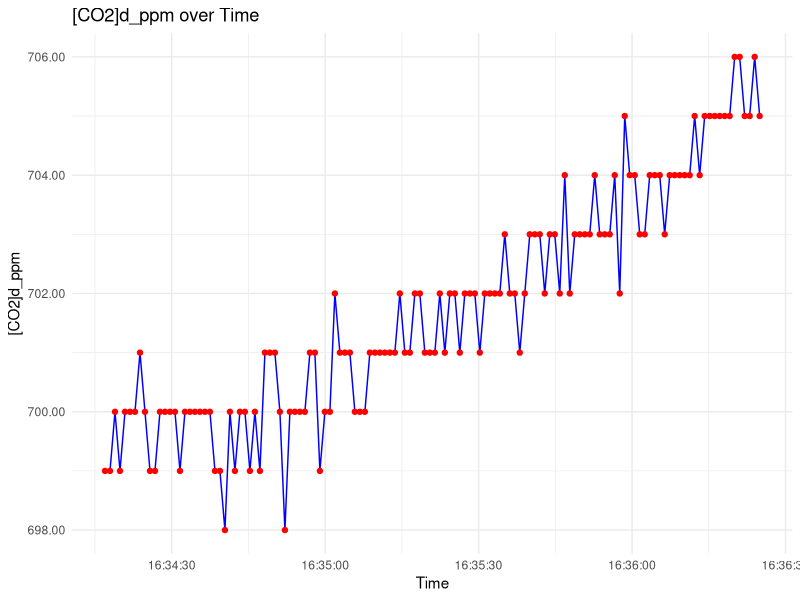
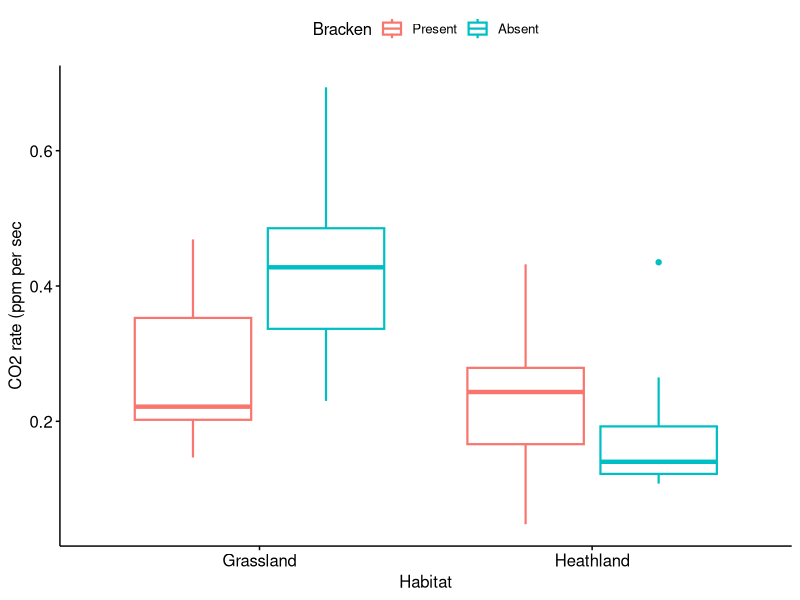
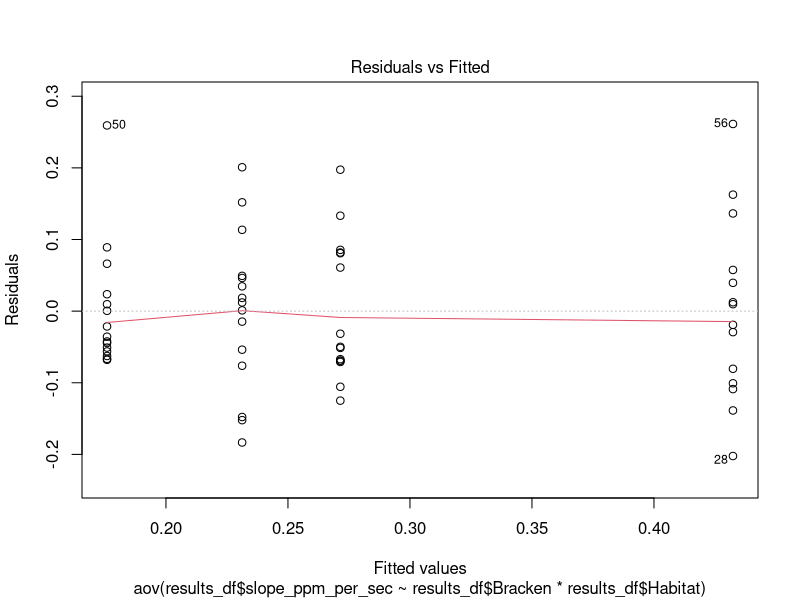
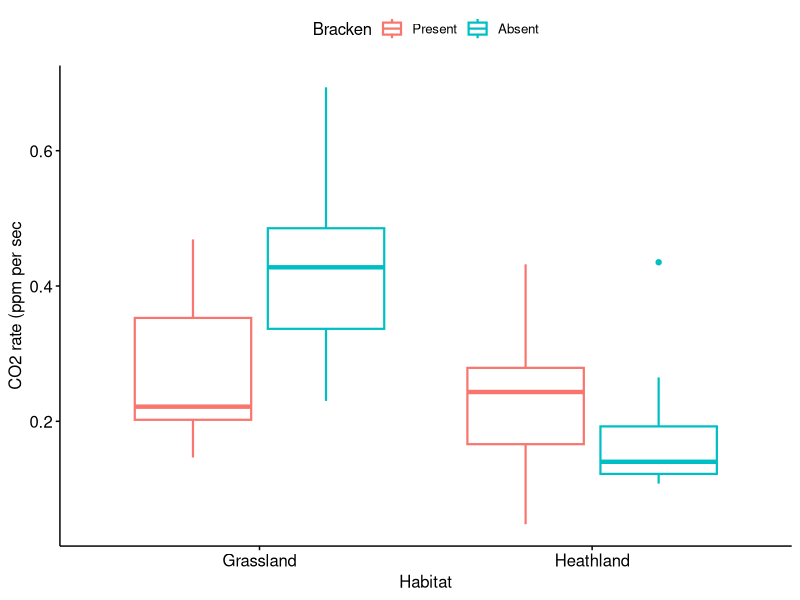

R code for these plots, in order: (Note: this script raises an error after producing the figures.)
# Load libraries
library(tidyverse)
library(here)
library(ggplot2)
library(lubridate)
library(ggpubr)
library(multcompView) #for significant difference letters

flux_data <- readr::read_delim(
  here::here("Data", "Gas Flux Measurements", "gas-flux-29-09-2025.csv"))

# Convert Time to POSIXct with milliseconds
flux_data <- flux_data %>%
  mutate(Time = as.POSIXct(Time, format = "%H:%M:%OS", tz = "UTC"))

start_time <- as.POSIXct("16:34:16.000", format = "%H:%M:%OS", tz = "UTC")
end_time   <- as.POSIXct("16:36:25.000", format = "%H:%M:%OS", tz = "UTC")

filtered_data <- flux_data %>%
  filter(Time >= start_time & Time <= end_time) 


ggplot(filtered_data, aes(x = Time, y = `[CO2]d_ppm`, group = 1)) +
  geom_line(color = "blue") +
  geom_point(color = "red", size = 1.5) +
  labs(
    title = "[CO2]d_ppm over Time",
    x = "Time",
    y = "[CO2]d_ppm"
  ) +
  scale_y_continuous(labels = scales::number_format(accuracy = 0.01)) +
  theme_minimal()

#### Linear regression to extract gradient ----

# Create numeric Time in seconds since start of measurement
filtered_data <- filtered_data %>%
  mutate(Time_sec = as.numeric(Time - min(Time)))
#run linear regression
model <- lm(`[CO2]d_ppm` ~ Time_sec, data = filtered_data)
#the gradient of the slope (units ppm per second)
summary(model)$coefficients["Time_sec", "Estimate"]

#### Function to automatically trim flux data based on time segments

library(tidyverse)
library(lubridate)

# --- Load flux data ---
flux_data <- readr::read_delim(
  here::here("Data", "Gas Flux Measurements", "gas-flux-29-09-2025.csv"))

#remove commas from time row
flux_data$Time <- gsub(",", "", flux_data$Time)

# Combine Date and Time safely (for dd/mm/yyyy format with fractional seconds)
flux_data <- flux_data %>%
  mutate(
    DateTime = as.POSIXct(paste(Date, Time), format = "%d/%m/%Y %H:%M:%OS", tz = "UTC")
  )
# --- Load time ranges with sample IDs ---
time_ranges <- readr::read_delim(
  here::here("Data", "Gas Flux Measurements", "measurement-times-29-09-2025.csv"))

# Combine Date + start_time and Date + end_time into POSIXct
# (Assuming the Date column matches the start/end times)
time_ranges <- time_ranges %>%
  mutate(
    start_datetime = as.POSIXct(paste(Date, Start), format = "%d/%m/%Y %H:%M:%OS", tz = "UTC"),
    end_datetime   = as.POSIXct(paste(Date, End),   format = "%d/%m/%Y %H:%M:%OS", tz = "UTC")
  )


# --- Initialize list to store regression results ---
results_list <- list()

# --- Loop through each time range ---
for (i in 1:nrow(time_ranges)) {
  sample_id <- time_ranges$Mesocosm[i]
  start_dt <- time_ranges$start_datetime[i]
  end_dt <- time_ranges$end_datetime[i]
  
  # Subset flux data for this time window
  data_chunk <- flux_data %>%
    filter(DateTime >= start_dt & DateTime <= end_dt) %>%
    mutate(Time_sec = as.numeric(DateTime - min(DateTime)))  # time relative to chunk start
  
  # Only run regression if enough data
  if (nrow(data_chunk) >= 2) {
    model <- lm(`[CO2]d_ppm` ~ Time_sec, data = data_chunk)
    slope <- coef(model)[["Time_sec"]]
  } else {
    slope <- NA
  }
  
  # Store the result
  results_list[[i]] <- tibble(
    sample_id = sample_id,
    start_time = start_dt,
    end_time = end_dt,
    slope_ppm_per_sec = slope
  )
}

# --- Combine results into one data frame ---
results_df <- bind_rows(results_list)

# --- View or export ---
print(results_df)


#append environmental factors 
factors <- readr::read_delim(
  here::here("Data", "Gas Flux Measurements", "mesocosm_id_factors.csv"))

# Left join to keep all rows from results_df and add matching Habitat and Vegetation
results_df <- results_df %>%
  left_join(factors, by = "sample_id")


#reorder the sites so they show up on the plot from west (LHS) to east (RHS)
results_df$Bracken <- factor(results_df$Bracken, levels = c("Present", "Absent"))
#reorder the habitats so they appear in the specified order
results_df$Habitat <- factor(results_df$Habitat, levels = c("Grassland", "Heathland"))

#boxplot the data. Use aes() with backticks (``) so avoid an error with our column name
co2_bxp <- ggboxplot(results_df, x = "Habitat", aes(y = `slope_ppm_per_sec`), color = "Bracken", lwd = 0.75)  + 
  labs(x = "Habitat",
       y = "CO2 rate (ppm per sec") + theme(
         # Remove panel border
         panel.border = element_blank(),  
         # Remove panel grid lines
         panel.grid.major = element_blank(),
         panel.grid.minor = element_blank(),
         # Remove panel background
         panel.background = element_blank(),
         # Add axis line
         axis.line = element_line(colour = "black", linewidth = 0.5),
         #change colour and thickness of axis ticks
         axis.ticks = element_line(colour = "black", linewidth = 0.5),
         #change axis labels colour
         axis.title.x = element_text(colour = "black"),
         axis.title.y = element_text(colour = "black"),
         #change tick labels colour
         axis.text.x = element_text(colour = "black"),
         axis.text.y = element_text(colour = "black"),
       ) 

show(co2_bxp)  
#save our plot
ggsave(path = "Figures", paste0(Sys.Date(), "_co2-ppm-per-sec.svg"), width = 10, height= 5, co2_bxp)

#Type 1 two-way anova using data from all sites
anova <- aov(results_df$slope_ppm_per_sec ~ results_df$Bracken*results_df$Habitat)
#check homogeneity of variance
plot(anova, 1)
#levene test.  if p value < 0.05, there is evidence to suggest that the variance across groups is statistically significantly different.
leveneTest(d$pH ~ d$Vegetation*d$Site)
#check normality.  
plot(anova, 2)
#conduct shapiro-wilk test on ANOVA residuals to test for normality
#extract the residuals
aov_residuals <- residuals(object = anova)
#run shapiro-wilk test.  if p > 0.05 the data is normal
shapiro.test(x = aov_residuals)

summary(anova)
#tukey's test to identify significant interactions
tukey <- TukeyHSD(anova)
#print(tukey)
#compact letter display
cld <- multcompLetters4(anova, tukey)
print(cld)



# Optional: write to CSV
# write_csv(results_df, "co2_slopes_output.csv")


  
